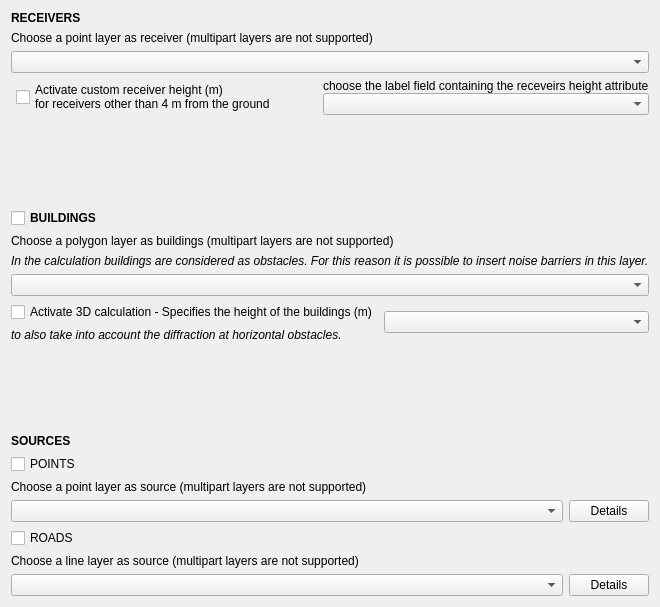
   <widget class="QWidget" name="tabGeometry">
    <attribute name="title">
     <string>Input</string>
    </attribute>
    <layout class="QVBoxLayout" name="verticalLayout_2">
     <item>
      <widget class="QLabel" name="receivers_layer_title">
       <property name="sizePolicy">
        <sizepolicy hsizetype="Fixed" vsizetype="Fixed">
         <horstretch>0</horstretch>
         <verstretch>0</verstretch>
        </sizepolicy>
       </property>
       <property name="font">
        <font>
         <weight>75</weight>
         <bold>true</bold>
        </font>
       </property>
       <property name="text">
        <string>RECEIVERS</string>
       </property>
      </widget>
     </item>
     <item>
      <widget class="QLabel" name="receivers_layer_label">
       <property name="sizePolicy">
        <sizepolicy hsizetype="Fixed" vsizetype="Fixed">
         <horstretch>0</horstretch>
         <verstretch>0</verstretch>
        </sizepolicy>
       </property>
       <property name="text">
        <string>Choose a point layer as receiver (multipart layers are not supported)</string>
       </property>
      </widget>
     </item>
     <item>
      <widget class="QgsMapLayerComboBox" name="receivers_layer_comboBox"/>
     </item>
     <item>
      <layout class="QHBoxLayout" name="HL_3D_receiver">
       <property name="spacing">
        <number>0</number>
       </property>
       <property name="leftMargin">
        <number>5</number>
       </property>
       <property name="bottomMargin">
        <number>0</number>
       </property>
       <item>
        <widget class="QCheckBox" name="height_receiver_check">
         <property name="text">
          <string>Activate custom receiver height (m)
for receivers other than 4 m from the ground</string>
         </property>
        </widget>
       </item>
       <item>
        <layout class="QVBoxLayout" name="verticalLayout_4">
         <item>
          <widget class="QLabel" name="label_17">
           <property name="text">
            <string>choose the label field containing the receveirs height attribute</string>
           </property>
          </widget>
         </item>
         <item>
          <widget class="QgsFieldComboBox" name="field_height_receiver"/>
         </item>
        </layout>
       </item>
      </layout>
     </item>
     <item>
      <spacer name="verticalSpacer">
       <property name="orientation">
        <enum>Qt::Vertical</enum>
       </property>
       <property name="sizeHint" stdset="0">
        <size>
         <width>20</width>
         <height>87</height>
        </size>
       </property>
      </spacer>
     </item>
     <item>
      <layout class="QHBoxLayout" name="horizontalLayout_12">
       <item>
        <widget class="QCheckBox" name="buildings_layer_checkBox">
         <property name="enabled">
          <bool>true</bool>
         </property>
         <property name="font">
          <font>
           <weight>75</weight>
           <bold>true</bold>
          </font>
         </property>
         <property name="text">
          <string>BUILDINGS</string>
         </property>
         <property name="checked">
          <bool>false</bool>
         </property>
        </widget>
       </item>
      </layout>
     </item>
     <item>
      <widget class="QLabel" name="buildings_layer_label">
       <property name="sizePolicy">
        <sizepolicy hsizetype="Fixed" vsizetype="Fixed">
         <horstretch>0</horstretch>
         <verstretch>0</verstretch>
        </sizepolicy>
       </property>
       <property name="text">
        <string>Choose a polygon layer as buildings (multipart layers are not supported)</string>
       </property>
      </widget>
     </item>
     <item>
      <widget class="QLabel" name="buildings_layer_label2">
       <property name="font">
        <font>
         <italic>true</italic>
        </font>
       </property>
       <property name="text">
        <string>In the calculation buildings are considered as obstacles. For this reason it is possible to insert noise barriers in this layer.</string>
       </property>
      </widget>
     </item>
     <item>
      <widget class="QgsMapLayerComboBox" name="buildings_layer_comboBox"/>
     </item>
     <item>
      <layout class="QHBoxLayout" name="HL_3D_building">
       <property name="bottomMargin">
        <number>0</number>
       </property>
       <item>
        <layout class="QVBoxLayout" name="verticalLayout_5">
         <item>
          <widget class="QCheckBox" name="height_building_check">
           <property name="toolTip">
            <string>to enable check that skip diffraction in disabled.</string>
           </property>
           <property name="text">
            <string>Activate 3D calculation - Specifies the height of the buildings (m)</string>
           </property>
          </widget>
         </item>
         <item>
          <widget class="QLabel" name="label_18">
           <property name="text">
            <string>&lt;html&gt;&lt;head/&gt;&lt;body&gt;&lt;p&gt;&lt;span style=&quot; font-style:italic;&quot;&gt;      to also take into account the diffraction at horizontal obstacles.&lt;/span&gt;&lt;/p&gt;&lt;/body&gt;&lt;/html&gt;</string>
           </property>
          </widget>
         </item>
        </layout>
       </item>
       <item>
        <widget class="QgsFieldComboBox" name="field_height_building">
         <property name="toolTip">
          <string>to enable check that skip diffraction in disabled.</string>
         </property>
         <property name="statusTip">
          <string/>
         </property>
         <property name="whatsThis">
          <string/>
         </property>
        </widget>
       </item>
      </layout>
     </item>
     <item>
      <spacer name="verticalSpacer_2">
       <property name="orientation">
        <enum>Qt::Vertical</enum>
       </property>
       <property name="sizeHint" stdset="0">
        <size>
         <width>20</width>
         <height>86</height>
        </size>
       </property>
      </spacer>
     </item>
     <item>
      <widget class="QLabel" name="sources_layer_title">
       <property name="sizePolicy">
        <sizepolicy hsizetype="Fixed" vsizetype="Fixed">
         <horstretch>0</horstretch>
         <verstretch>0</verstretch>
        </sizepolicy>
       </property>
       <property name="font">
        <font>
         <weight>75</weight>
         <bold>true</bold>
        </font>
       </property>
       <property name="text">
        <string>SOURCES</string>
       </property>
      </widget>
     </item>
     <item>
      <widget class="QCheckBox" name="sources_pts_layer_checkBox">
       <property name="enabled">
        <bool>true</bool>
       </property>
       <property name="text">
        <string>POINTS</string>
       </property>
       <property name="checked">
        <bool>false</bool>
       </property>
      </widget>
     </item>
     <item>
      <widget class="QLabel" name="sources_pts_layer_label">
       <property name="sizePolicy">
        <sizepolicy hsizetype="Fixed" vsizetype="Fixed">
         <horstretch>0</horstretch>
         <verstretch>0</verstretch>
        </sizepolicy>
       </property>
       <property name="text">
        <string>Choose a point layer as source (multipart layers are not supported)</string>
       </property>
      </widget>
     </item>
     <item>
      <layout class="QHBoxLayout" name="horizontalLayout_10">
       <item>
        <widget class="QgsMapLayerComboBox" name="sources_pts_layer_comboBox"/>
       </item>
       <item>
        <widget class="QPushButton" name="sources_pts_pushButton">
         <property name="sizePolicy">
          <sizepolicy hsizetype="Fixed" vsizetype="Fixed">
           <horstretch>0</horstretch>
           <verstretch>0</verstretch>
          </sizepolicy>
         </property>
         <property name="text">
          <string>Details</string>
         </property>
        </widget>
       </item>
      </layout>
     </item>
     <item>
      <widget class="QCheckBox" name="sources_roads_layer_checkBox">
       <property name="enabled">
        <bool>true</bool>
       </property>
       <property name="text">
        <string>ROADS</string>
       </property>
       <property name="checked">
        <bool>false</bool>
       </property>
      </widget>
     </item>
     <item>
      <widget class="QLabel" name="sources_roads_layer_label">
       <property name="sizePolicy">
        <sizepolicy hsizetype="Fixed" vsizetype="Fixed">
         <horstretch>0</horstretch>
         <verstretch>0</verstretch>
        </sizepolicy>
       </property>
       <property name="text">
        <string>Choose a line layer as source (multipart layers are not supported)</string>
       </property>
      </widget>
     </item>
     <item>
      <layout class="QHBoxLayout" name="horizontalLayout_11">
       <item>
        <widget class="QgsMapLayerComboBox" name="sources_roads_layer_comboBox"/>
       </item>
       <item>
        <widget class="QPushButton" name="sources_roads_pushButton">
         <property name="sizePolicy">
          <sizepolicy hsizetype="Fixed" vsizetype="Fixed">
           <horstretch>0</horstretch>
           <verstretch>0</verstretch>
          </sizepolicy>
         </property>
         <property name="text">
          <string>Details</string>
         </property>
        </widget>
       </item>
      </layout>
     </item>
    </layout>
   </widget>
